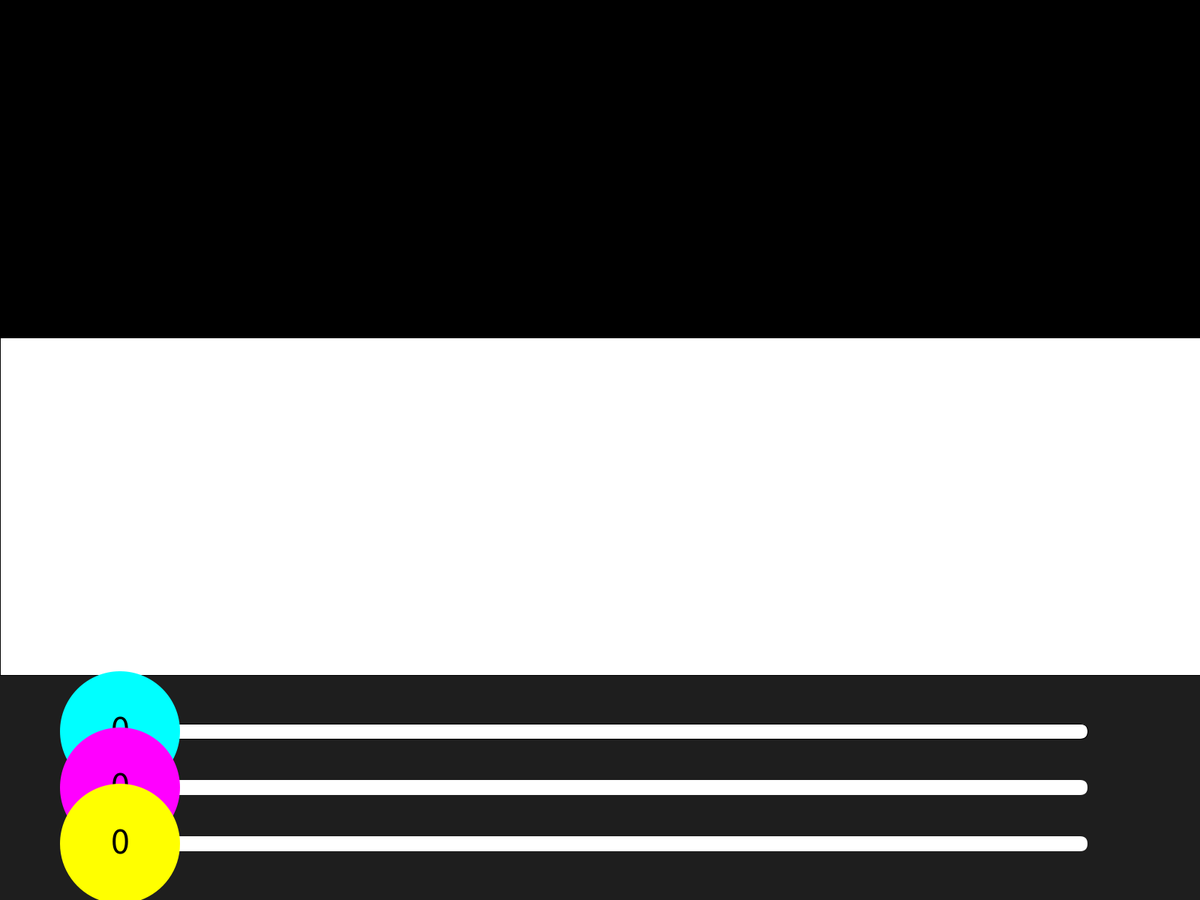
Frame 1 (no input)
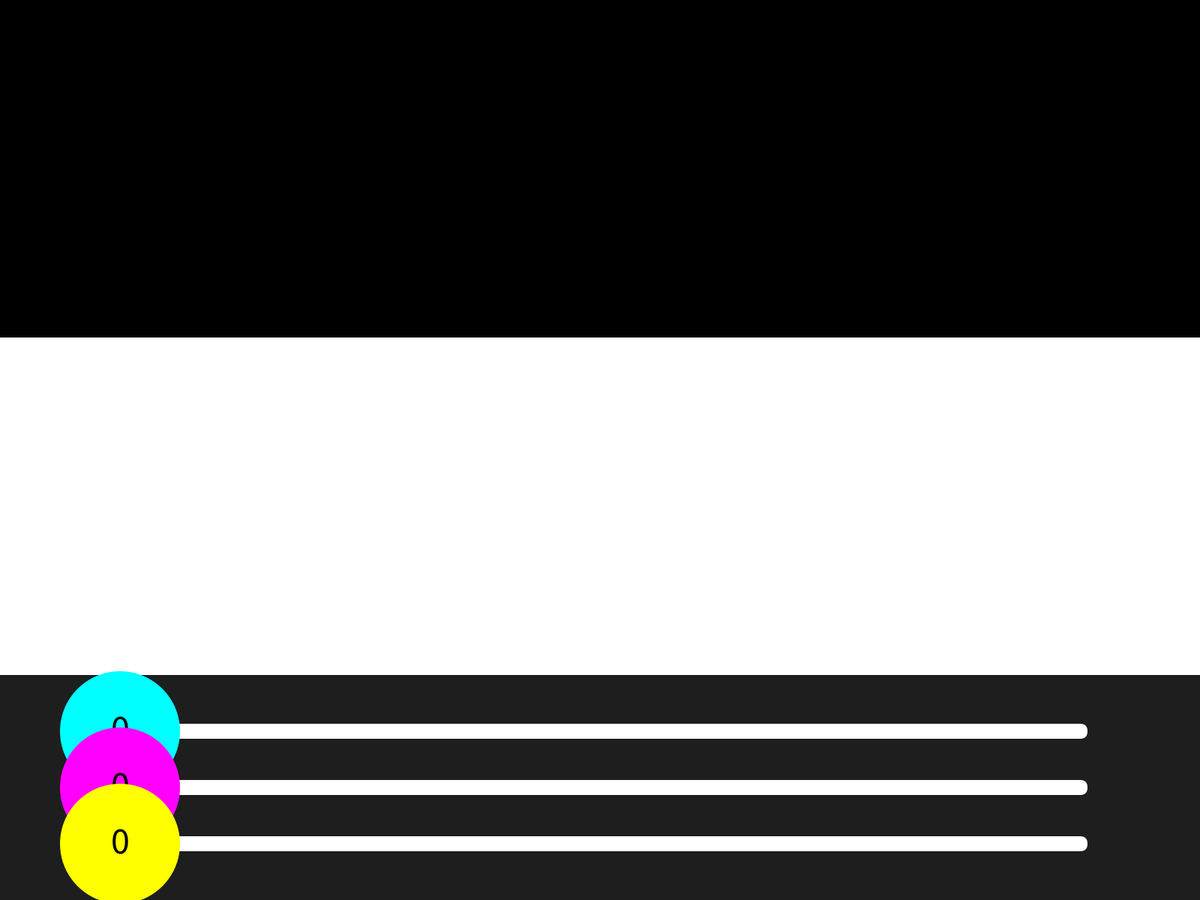
Frame 60 (the mouse pressed at the canvas centre just before this capture)
Frame 120 (the mouse held since frame 60 and released just before this capture): identical to frame 60, image omitted

The Processing sketch that drew these frames (run headless with seeded random() and noise(); from frame 60 on, the mouse is pressed at the canvas centre):

// Processing sketch: color_experiment
// ── color_experiment.pde

float buttonRadius;
Slider cyanSlider, magentaSlider, yellowSlider;
PVector mouse = new PVector();
InputHandler inputHandler = new InputHandler();
int colorFieldHeight;

void setup() {
  fullScreen();
  textSize(50);
  textAlign(CENTER, CENTER);
  
  colorFieldHeight = height * 3/4 / 2;
  
  buttonRadius = width / 10;
  cyanSlider = new Slider(height * 3/4 + height/4/4, width * 0.8)
    .setColor(color(0, 255, 255))
    .setRadius(buttonRadius);
  magentaSlider = new Slider(height * 3/4 + height/4/4 * 2, width * 0.8)
    .setColor(color(255, 0, 255))
    .setRadius(buttonRadius);
  yellowSlider = new Slider(height * 3/4 + height/4/4 * 3, width * 0.8)
    .setColor(color(255, 255, 0))
    .setRadius(buttonRadius);
    
  inputHandler.addSlider(cyanSlider);
  inputHandler.addSlider(magentaSlider);
  inputHandler.addSlider(yellowSlider);
}

void draw() {
  mouse.set(mouseX, mouseY);
  

  background(30);
  
  rectMode(CORNER);
  fill(cyanSlider.get(), magentaSlider.get(), yellowSlider.get());
  rect(0, 0, width, colorFieldHeight);
  fill(255 - cyanSlider.get(), 255 - magentaSlider.get(), 255 - yellowSlider.get());
  rect(0, colorFieldHeight, width, colorFieldHeight);
  
  cyanSlider.draw();
  magentaSlider.draw();
  yellowSlider.draw();
  
  inputHandler.handleMouse();
  inputHandler.updateSlider();
}
// ── InputHandler.pde
class InputHandler {
  Slider markedSlider; 
  ArrayList<Slider> sliders = new ArrayList();
  
  InputHandler() {};
  
  void addSlider(Slider slider) {
    sliders.add(slider);
  }
  
  void updateSlider() {
    if (markedSlider != null) {
      markedSlider.setToMousePos();
    }
  }
  
  void handleMouse() {
    for (Slider slider: sliders) {
      if (slider.mouseOver()) {
        markedSlider = slider;
        return;
      }
    }
    markedSlider = null;
  }
}

// ── Slider.pde
class Slider {
  color sliderColor;
  float radius, sliderHeight, sliderWidth;
  float round = 10;
  int colorValue = 0;
  PVector start, end;
  PVector pos;
  
  Slider(float h, float w) {
    this.sliderHeight = h;
    this.sliderWidth = w;
    start = new PVector((width - w) / 2, h);
    end = new PVector(width - (width - w) / 2, h);
    pos = start.copy();
  };
  
  Slider setColor(color col) { this.sliderColor = col; return this; }
  Slider setRadius(float radius) { this.radius = radius; return this; }
  
  void setToMousePos() {
    if (mouseX < start.x) { pos.x = start.x; return; }
    if (mouseX > end.x) { pos.x = end.x; return; }
    this.pos.x = mouseX;
  }
  
  void draw() {
    colorValue = (int) map(this.pos.x, start.x, end.x, 0, 255);
    
    fill(255);
    rectMode(CORNERS);
    rect(start.x - round, start.y - round, end.x + round, end.y + round, round);  
    fill(this.sliderColor);
    noStroke();
    ellipse(pos.x, pos.y, radius, radius);
    rect(start.x - round, start.y - round, pos.x + round, pos.y + round, round);
    fill(0);
    text(colorValue, pos.x, pos.y - 5);
  }
  
  boolean mouseOver() {
    return PVector.dist(mouse, this.pos) <= radius ||
           (mouseX >= (start.x - round) && mouseY >= (start.y - round) &&
            mouseX <= (end.x + round)   && mouseY <= (end.y + round)); 
  }
  
  int get() {
    return colorValue;
  }
}
